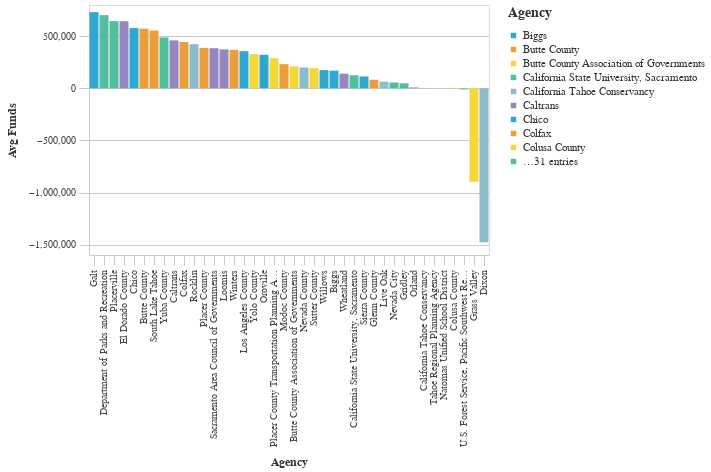

The cell this chart's notebook holds for it:
### Code cell
#Bar chart Bottom Average Total Requested Funds by Agency
avg_funds_bottom = (df>>group_by(_.primary_agency_name)>>summarize(avg_funds=_.adjusted_total_requested.mean())>>arrange(-_.avg_funds)).tail(50)

chart5=( _dla_utils_reports.basic_bar_chart_no_save((avg_funds_bottom.tail(40)), 'primary_agency_name','avg_funds', 'primary_agency_name', district))
    
display(HTML("<h4><strong>Lowest Average Total Funds by Agency ($2021)</strong></h4>"))
display(chart5)

### Figure 1 — Vega-Lite specification as saved in the notebook (floating-point values rounded to 4 significant figures)
{"config": {"view": {"continuousWidth": 400, "continuousHeight": 300}, "axis": {"domainColor": "#cbcbcb", "grid": true, "gridColor": "#cbcbcb", "gridWidth": 1, "labelColor": "#474747", "labelFont": "Nunito Sans", "labelFontSize": 10, "labelPadding": 4, "tickColor": "#cbcbcb", "tickSize": 10, "titleColor": "#333", "titleFont": "Raleway", "titleFontSize": 12, "titlePadding": 10}, "axisBand": {"grid": false}, "background": "white", "font": "Raleway", "header": {"labelFont": "Nunito Sans", "titleFont": "Raleway"}, "legend": {"labelColor": "#333", "labelFont": "Nunito Sans", "labelFontSize": 11, "labelLimit": 0, "padding": 1, "symbolSize": 30, "symbolType": "square", "titleColor": "#333", "titleFont": "Raleway", "titleFontSize": 14, "titlePadding": 10}, "title": {"anchor": "middle", "font": "Raleway", "fontSize": 18, "fontWeight": 300, "offset": 20}}, "data": {"name": "data-a7722ff045c22cad341abc2d5aba4f26"}, "mark": "bar", "encoding": {"color": {"field": "primary_agency_name", "legend": {"symbolLimit": 10, "title": "Agency"}, "scale": {"range": ["#2EA8CE", "#EB9F3C", "#F4D837", "#51BF9D", "#8CBCCB", "#9487C0"]}, "type": "nominal"}, "tooltip": [{"field": "primary_agency_name", "type": "nominal"}, {"field": "avg_funds", "type": "quantitative"}], "x": {"field": "primary_agency_name", "sort": "-y", "title": "Agency", "type": "nominal"}, "y": {"field": "avg_funds", "title": "Avg Funds", "type": "quantitative"}}, "height": 250, "width": 400, "$schema": "https://vega.github.io/schema/vega-lite/v4.17.0.json", "datasets": {"data-a7722ff045c22cad341abc2d5aba4f26": [{"primary_agency_name": "Galt", "avg_funds": 731700.0}, {"primary_agency_name": "Department of Parks and Recreation", "avg_funds": 702500.0}, {"primary_agency_name": "Placerville", "avg_funds": 645400.0}, {"primary_agency_name": "El Dorado County", "avg_funds": 644000.0}, {"primary_agency_name": "Chico", "avg_funds": 578500.0}, {"primary_agency_name": "Butte County", "avg_funds": 573200.0}, {"primary_agency_name": "South Lake Tahoe", "avg_funds": 555100.0}, {"primary_agency_name": "Yuba County", "avg_funds": 488800.0}, {"primary_agency_name": "Caltrans", "avg_funds": 460200.0}, {"primary_agency_name": "Colfax", "avg_funds": 444800.0}, {"primary_agency_name": "Rocklin", "avg_funds": 423600.0}, {"primary_agency_name": "Placer County", "avg_funds": 388600.0}, {"primary_agency_name": "Sacramento Area Council of Governments", "avg_funds": 385200.0}, {"primary_agency_name": "Loomis", "avg_funds": 374300.0}, {"primary_agency_name": "Winters", "avg_funds": 369000.0}, {"primary_agency_name": "Los Angeles County", "avg_funds": 356700.0}, {"primary_agency_name": "Yolo County", "avg_funds": 328400.0}, {"primary_agency_name": "Oroville", "avg_funds": 322100.0}, {"primary_agency_name": "Placer County Transportation Planning Agency", "avg_funds": 289600.0}, {"primary_agency_name": "Modoc County", "avg_funds": 232000.0}, {"primary_agency_name": "Butte County Association of Governments", "avg_funds": 211000.0}, {"primary_agency_name": "Nevada County", "avg_funds": 200700.0}, {"primary_agency_name": "Sutter County", "avg_funds": 195500.0}, {"primary_agency_name": "Willows", "avg_funds": 175000.0}, {"primary_agency_name": "Biggs", "avg_funds": 169600.0}, {"primary_agency_name": "Wheatland", "avg_funds": 140500.0}, {"primary_agency_name": "California State University, Sacramento", "avg_funds": 125700.0}, {"primary_agency_name": "Sierra County", "avg_funds": 113700.0}, {"primary_agency_name": "Glenn County", "avg_funds": 82740.0}, {"primary_agency_name": "Live Oak", "avg_funds": 63830.0}, {"primary_agency_name": "Nevada City", "avg_funds": 56130.0}, {"primary_agency_name": "Gridley", "avg_funds": 48140.0}, {"primary_agency_name": "Orland", "avg_funds": 8832.0}, {"primary_agency_name": "California Tahoe Conservancy", "avg_funds": 3841.0}, {"primary_agency_name": "Tahoe Regional Planning Agency", "avg_funds": 0.0}, {"primary_agency_name": "Natomas Unified School District", "avg_funds": -491.8}, {"primary_agency_name": "Colusa County", "avg_funds": -5235.0}, {"primary_agency_name": "U.S. Forest Service, Pacific Southwest Region", "avg_funds": -11630.0}, {"primary_agency_name": "Grass Valley", "avg_funds": -897100.0}, {"primary_agency_name": "Dixon", "avg_funds": -1478000.0}]}}
